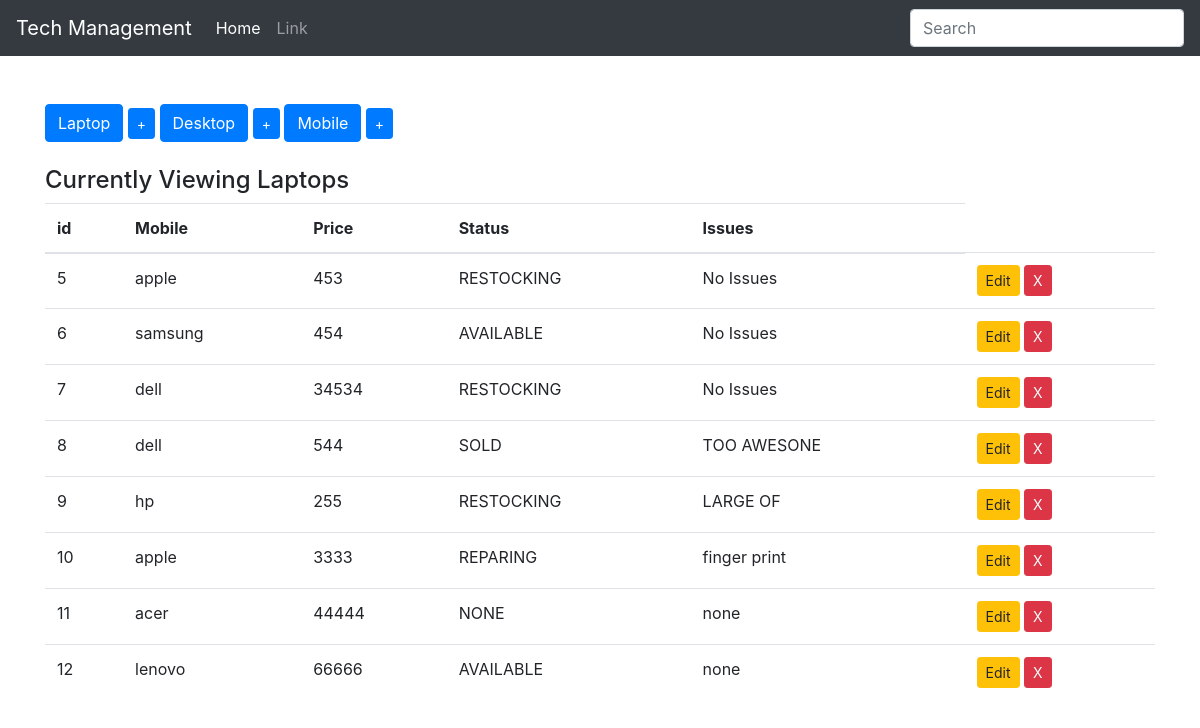
The app's page /display_laptops with its own data.
### inventory/models.py (models this page shows, shortened)
class Device(models.Model):
    type = models.CharField(max_length=100, blank=False) # name of the column
    price = models.IntegerField()
    choices = (
        ('AVAILABLE', 'Item ready to be purchased'),
        ('SOLD', 'Item Sold'),
        ('RESTOCKING', 'Item restocking in few days')
    )
    status = models.CharField(max_length=10, choices=choices, default="SOLD") #AVAILABLE, SOLD, RESTOCKING
    issues = models.CharField(max_length=100, default="No Issues")
    class Meta:
        abstract = True

class Laptop(Device):
    pass

### inventory/views.py (the view)
# urls.py: url(r'^display_laptops$', display_laptops, name='display_laptops'),
def display_laptops(request):
    items = Laptop.objects.all()
    context = {
        'items' : items,
        'header': 'Laptops'
    }
    return render(request, 'index.html', context)

### inventory/templates/index.html
{% extends 'base.html' %}
{% block body %}
<br>
<div class="button-group">
    <a href="{% url 'display_laptops' %}" class="btn btn-primary btn-md" role="button"> Laptop</a>
    <a href="{% url 'add_laptop' %}" class="btn btn-primary btn-sm" role="button"> +</a>
    <a href="{% url 'display_desktops' %}" class="btn btn-primary btn-md" role="button"> Desktop</a>
    <a href="{% url 'add_desktop' %}" class="btn btn-primary btn-sm" role="button"> +</a>
    <a href="{% url 'display_mobiles' %}" class="btn btn-primary btn-md" role="button"> Mobile</a>
    <a href="{% url 'add_mobile' %}" class="btn btn-primary btn-sm" role="button"> +</a>
</div>
<br>
<h4>Currently Viewing {{ header }}</h4>
<table class="table table-hover">
    <thead>
        <tr>
            <th>id</th>
            <th>Mobile</th>
            <th>Price</th>
            <th>Status</th>
            <th>Issues</th>
        </tr>
    </thead>
    <tbody>
        {% for item in items %}
        <tr>
            <td>{{ item.pk }}</td>
            <td>{{ item.type }}</td>
            <td>{{ item.price }}</td>
            <td>{{ item.status }}</td>
            <td>{{ item.issues }}</td>
            {% if header|lower == "laptops" %}
            <td>
                <a href="{% url 'edit_laptop' item.pk %}" class="btn btn-warning btn-sm" role="button "> Edit</a>
                 <a href="{% url 'delete_laptop' item.pk %}" class="btn btn-danger btn-sm" role="button"> X</a>
            </td>
            {% elif header|lower == "desktops" %}
            <td>
                <a href="{% url 'edit_desktop' item.pk %}" class="btn btn-warning btn-sm" role="button"> Edit</a>
                <a href="{% url 'delete_desktop' item.pk %}" class="btn btn-danger btn-sm" role="button"> X</a>
            </td>
            {% else %}
            <td>
                <a href="{% url 'edit_mobile' item.pk %}" class="btn btn-warning btn-sm" role="button"> Edit</a>
                <a href="{% url 'delete_mobile' item.pk %}" class="btn btn-danger btn-sm" role="button"> X</a>
            </td>
            {% endif %}
        </tr>
        {% endfor %}
    </tbody>
</table>
{% endblock %}

### inventory/templates/base.html (shortened to what this page needs)
<!DOCTYPE html>
<html>
  <head>
  </head>
  {% load static %}
  <link rel="stylesheet" type="text/css" href="{% static '/css/style.css' %}"/>
  <link rel="stylesheet" type="text/css" href="{% static '/css/bootstrap.min.css' %}"/>
  <body>
    <nav class="navbar navbar-expand navbar-dark bg-dark">
  <a class="navbar-brand" href="#">Tech Management</a>
  <div class="collapse navbar-collapse" id="navbarsExample02">
    <ul class="navbar-nav mr-auto">
      <li class="nav-item active">
        <a class="nav-link" href="{% url 'index' %}">Home <span class="sr-only">(current)</span></a>
      </li>
      <li class="nav-item">
        <a class="nav-link" href="#">Link</a>
      </li>
    </ul>
    <form class="form-inline my-2 my-md-0">
      <input class="form-control" type="text" placeholder="Search">
    </form>
  </div>
</nav>
    <br>
    <div class="container">
      {% block body %}
      {% endblock%}
    </div>
  </body>
</html>

### records on screen
Laptop: pk "5", type "apple", price "453", status "RESTOCKING", issues "No Issues"
Laptop: pk "6", type "samsung", price "454", status "AVAILABLE", issues "No Issues"
Laptop: pk "7", type "dell", price "34534", status "RESTOCKING", issues "No Issues"
Laptop: pk "8", type "dell", price "544", status "SOLD", issues "TOO AWESONE"
Laptop: pk "9", type "hp", price "255", status "RESTOCKING", issues "LARGE OF"
Laptop: pk "10", type "apple", price "3333", status "REPARING", issues "finger print"
Laptop: pk "11", type "acer", price "44444", status "NONE", issues "none"
Laptop: pk "12", type "lenovo", price "66666", status "AVAILABLE", issues "none"

### other values on screen
{{ header }} "Laptops"
